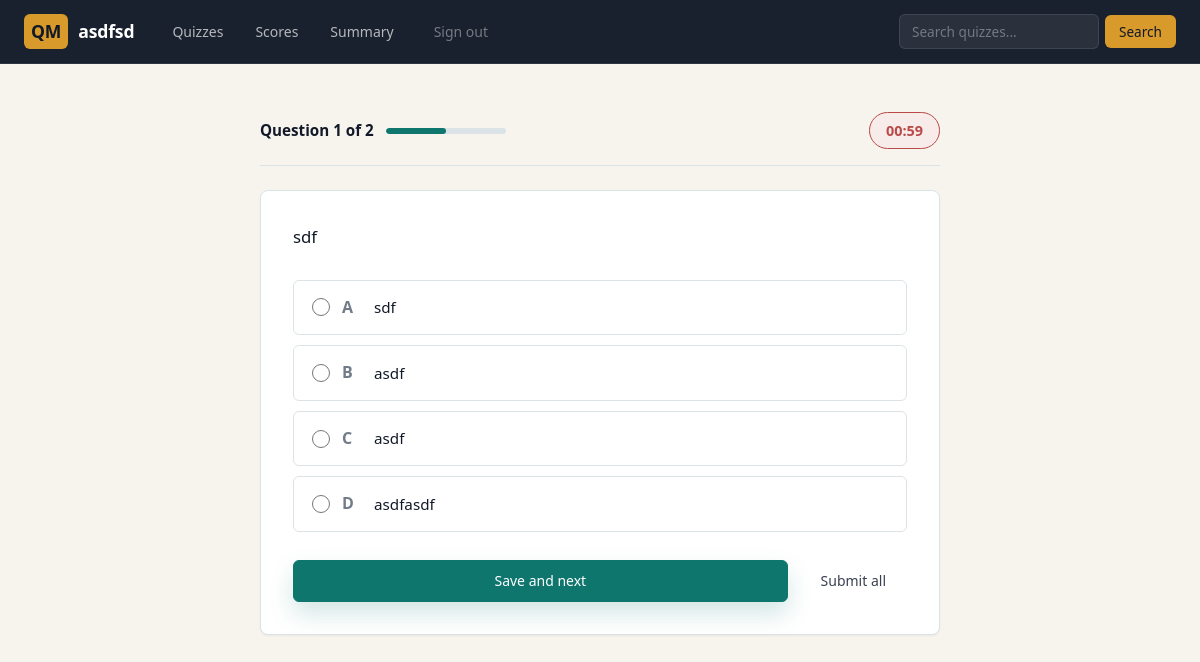
Page /user/start/quiz/1/asdfsd (signed in) on the committed database.
### models/models.py (models this page shows)
class Question(db.Model):
    __tablename__ = 'question'
    id = db.Column(db.Integer, primary_key=True)
    quiz_id = db.Column(db.Integer, db.ForeignKey('quiz.id'), nullable=False)
    question_title = db.Column(db.Text, nullable=False)
    question_statement = db.Column(db.Text, nullable=False)
    option1 = db.Column(db.String)
    option2 = db.Column(db.String)
    option3 = db.Column(db.String)
    option4 = db.Column(db.String)
    correct_option = db.Column(db.Integer, nullable=False)

### controllers/controllers.py (the view)
@app.route("/user/start/quiz/<quiz_id>/<name>", methods=["GET", "POST"])
@login_required
def start_quiz(quiz_id,name):
    quiz = get_quiz_by_id(quiz_id)
    questions = Question.query.filter_by(quiz_id=quiz_id).all()
    if not questions:
        return render_template("not_found.html", name=name, text="No Questions Found")
    time = quiz.time_duration.split(":")
    total_time_in_seconds = int(time[0])*3600 + int(time[1])*60
    session["question_no"] = 0
    session["time_left"] = total_time_in_seconds
    session["total_time"] = total_time_in_seconds
    session["quiz_start_time"] = datetime.utcnow().isoformat()
    remaining_time = total_time_in_seconds
    return render_template("start_quiz.html", name=name, quiz=quiz, question=questions[0],time_left=(remaining_time))

### controllers/controllers.py (called while the page is built)
def login_required(f):
    @wraps(f)
    def decorated_function(*args, **kwargs):
        if "user_id" not in session:
            return redirect(url_for("login"))
        return f(*args, **kwargs)
    return decorated_function

def get_quiz_by_id(id):
    quiz = Quiz.query.filter_by(id=id).first()
    return quiz

### templates/start_quiz.html (shortened to what this page needs)
<!DOCTYPE html>
<html lang="en">
<head>
    <link rel="stylesheet" href="/static/css/main.css">
</head>
<body>
    {%include 'user_nav.html'%}
    {% set total_q = quiz.questions | length %}
    <div class="qm-quiz-active">
        <div class="qm-quiz-bar">
            <div class="qm-quiz-bar__progress">
                <span class="qm-quiz-bar__count">Question {{session.get("question_no",0) + 1}} of {{total_q}}</span>
                <div class="qm-quiz-bar__track">
                    <div class="qm-quiz-bar__fill" style="width: {{ ((session.get('question_no',0) + 1) * 100 / total_q) | round }}%"></div>
                </div>
            </div>
            <div class="qm-quiz-timer" id="timer"></div>
        </div>
        <div class="qm-quiz-question">
            <p class="qm-quiz-question__text">{{question.question_statement}}</p>
            <form action="/user/start/quiz/next_q/{{quiz.id}}/{{name}}" method="POST">
                <div class="qm-quiz-options">
                    <label class="qm-quiz-option">
                        <input type="radio" name="s_o" value="1">
                        <span class="qm-quiz-option__label">A</span>
                        <span class="qm-quiz-option__text">{{question.option1}}</span>
                    </label>
                    <label class="qm-quiz-option">
                        <input type="radio" name="s_o" value="2">
                        <span class="qm-quiz-option__label">B</span>
                        <span class="qm-quiz-option__text">{{question.option2}}</span>
                    </label>
                    <label class="qm-quiz-option">
                        <input type="radio" name="s_o" value="3">
                        <span class="qm-quiz-option__label">C</span>
                        <span class="qm-quiz-option__text">{{question.option3}}</span>
                    </label>
                    <label class="qm-quiz-option">
                        <input type="radio" name="s_o" value="4">
                        <span class="qm-quiz-option__label">D</span>
                        <span class="qm-quiz-option__text">{{question.option4}}</span>
                    </label>
                </div>
                <div class="qm-quiz-actions">
                    <button type="submit" class="qm-btn qm-btn--primary" style="flex:1">Save and next</button>
                    <a id="submit_link" href="/user/submit/quiz/{{quiz.id}}/{{name}}" class="qm-btn qm-btn--ghost">Submit all</a>
                </div>
            </form>
        </div>
    </div>
</body>
</html>

### static/css/main.css (style rules this page uses)
:root { --bg: #F3F0EB; --bg-warm: #EDE8E1; --surface: #FFFFFF; --surface-alt: #F8F6F2; --ink: #1C1E22; --ink-soft: #4A4D54; --ink-muted: #8B8F97; --border: #DDD9D2; --border-light:#ECEAE5; --sage: #4A7C6F; --sage-light: #E8F2EE; --sage-dark: #3A6359; --copper: #C07A4A; --copper-light:#F5EDE5; --copper-dark: #9E6238; --danger: #B94A48; --danger-light:#F8ECEB; --radius-sm: 6px; --radius-md: 10px; --radius-lg: 16px; --shadow-sm: 0 1px 3px rgba(28,30,34,.06); --shadow-md: 0 4px 16px rgba(28,30,34,.08); --shadow-lg: 0 8px 32px rgba(28,30,34,.10); --font-display:'Outfit', sans-serif; --font-body: 'DM Sans', sans-serif; --page-max: 1200px; --nav-h: 64px; }
*, *::before, *::after { box-sizing: border-box; margin: 0; padding: 0; }
html { font-size: 16px; -webkit-font-smoothing: antialiased; -moz-osx-font-smoothing: grayscale; }
body { font-family: var(--font-body); background: var(--bg); color: var(--ink); line-height: 1.6; min-height: 100vh; }
a { color: var(--sage); text-decoration: none; }
.qm-btn { display: inline-flex; align-items: center; justify-content: center; gap: 6px; padding: 10px 20px; border-radius: var(--radius-sm); font-family: var(--font-body); font-size: .875rem; font-weight: 500; border: 1px solid transparent; cursor: pointer; transition: background .15s, border-color .15s, color .15s; text-decoration: none; line-height: 1.4; }
.qm-btn--primary { background: var(--sage); color: #fff; border-color: var(--sage); }
.qm-btn--ghost { background: transparent; color: var(--ink-soft); border-color: transparent; }
.qm-quiz-active { max-width: 680px; margin: 32px auto; }
.qm-quiz-bar { display: flex; align-items: center; justify-content: space-between; padding: 16px 0; margin-bottom: 24px; border-bottom: 1px solid var(--border); }
.qm-quiz-bar__progress { display: flex; align-items: center; gap: 12px; }
.qm-quiz-bar__count { font-family: var(--font-display); font-weight: 600; font-size: .95rem; }
.qm-quiz-bar__track { flex: 1; height: 6px; background: var(--border); border-radius: 999px; overflow: hidden; min-width: 120px; }
.qm-quiz-bar__fill { height: 100%; background: var(--sage); border-radius: 999px; transition: width .3s ease; }
.qm-quiz-timer { font-family: var(--font-display); font-weight: 600; font-size: .9rem; padding: 6px 16px; border-radius: 999px; background: var(--surface-alt); border: 1px solid var(--border); color: var(--ink-soft); }
.qm-quiz-timer.urgent { background: var(--danger-light); border-color: var(--danger); color: var(--danger); }
.qm-quiz-question { background: var(--surface); border: 1px solid var(--border); border-radius: var(--radius-md); padding: 32px; box-shadow: var(--shadow-sm); }
.qm-quiz-question__text { font-size: 1.05rem; line-height: 1.7; color: var(--ink); margin-bottom: 28px; }
.qm-quiz-options { display: flex; flex-direction: column; gap: 10px; }
.qm-quiz-option { display: flex; align-items: center; gap: 12px; padding: 14px 18px; border: 1px solid var(--border); border-radius: var(--radius-sm); cursor: pointer; transition: border-color .15s, background .15s; }
.qm-quiz-option input[type="radio"] { accent-color: var(--sage); width: 18px; height: 18px; }
.qm-quiz-option__label { font-weight: 600; color: var(--ink-muted); min-width: 20px; }
.qm-quiz-option__text { font-size: .95rem; color: var(--ink); }
.qm-quiz-actions { display: flex; gap: 12px; margin-top: 28px; }
:root { --bg: #F7F4EE; --bg-warm: #ECE6DA; --surface: #FFFFFF; --surface-alt: #F2F6F7; --ink: #111827; --ink-soft: #394150; --ink-muted: #717B8A; --border: #DCE3E7; --border-light: #ECF0F2; --sage: #0F766E; --sage-light: #DFF3EF; --sage-dark: #0A5D57; --copper: #D89A2B; --copper-light: #FBF1D7; --copper-dark: #A76E12; --radius-md: 8px; --radius-lg: 14px; --shadow-sm: 0 1px 2px rgba(17,24,39,.05); --shadow-md: 0 14px 34px rgba(17,24,39,.09); --shadow-lg: 0 28px 60px rgba(17,24,39,.16); --font-display: 'Manrope', system-ui, -apple-system, BlinkMacSystemFont, "Segoe UI", sans-serif; --font-body: 'Manrope', system-ui, -apple-system, BlinkMacSystemFont, "Segoe UI", sans-serif; }
body { background: var(--bg); }
.qm-btn { transition: transform .15s, background .15s, border-color .15s, color .15s, box-shadow .15s; }
.qm-btn--primary { background: var(--sage); border-color: var(--sage); box-shadow: 0 12px 24px rgba(15,118,110,.18); }

### rows in the picture
Question: question_statement "sdf", option1 "sdf", option2 "asdf", option3 "asdf", option4 "asdfasdf"

### other values in the picture
{{ name }} "asdfsd"
{{ session.get("question_no",0) + 1 }} "1"
{{ total_q }} "2"
